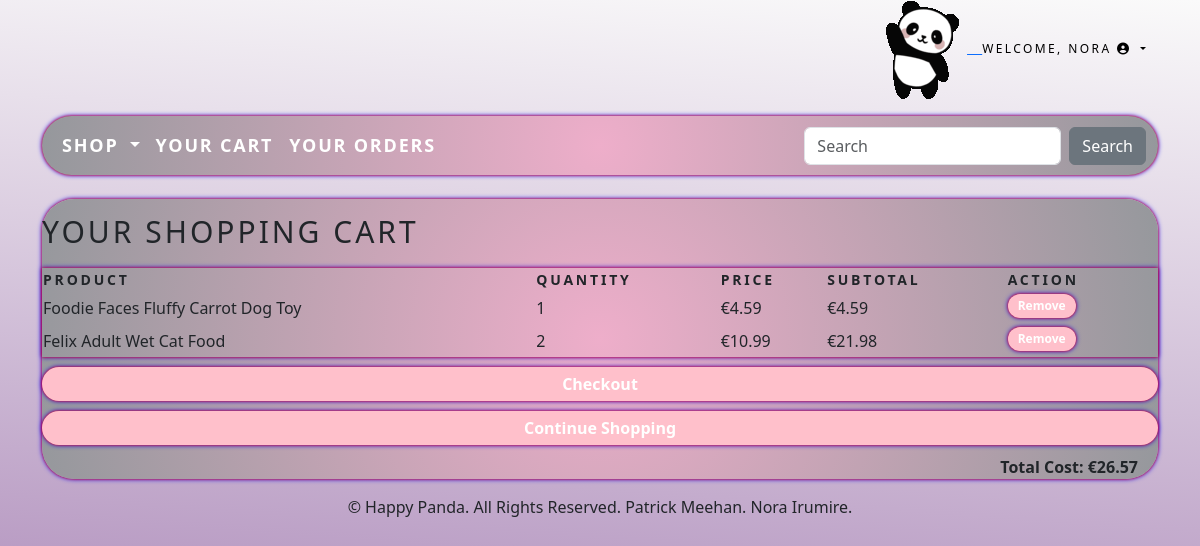
The page /cartapp/cart_detail/ (signed in) on the database as committed earlier.
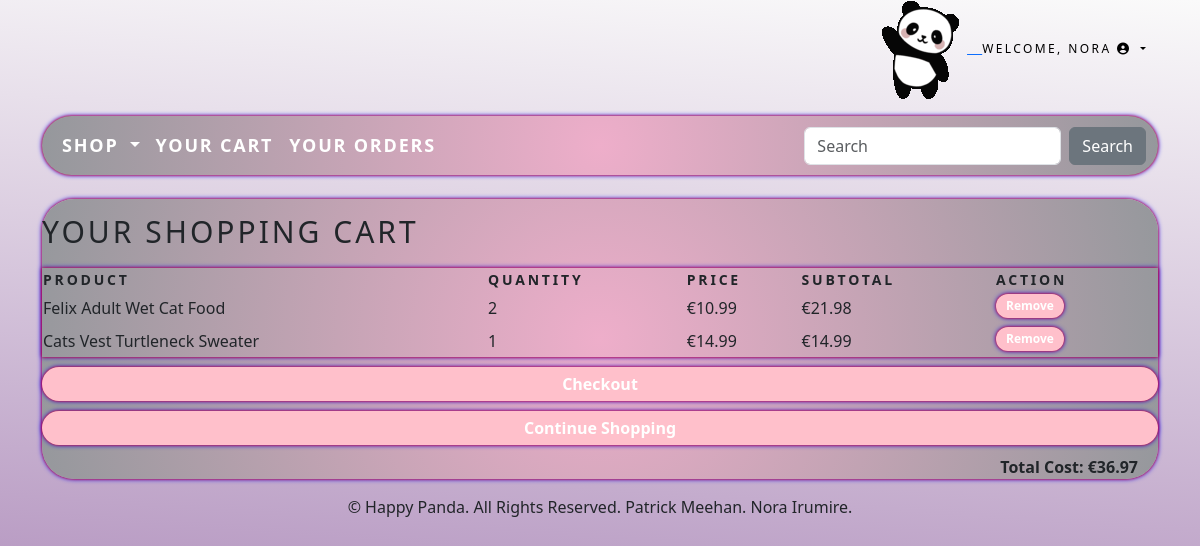
The same page on the database as committed later.
### cartapp/models.py (models this page shows, shortened)
class CartItem(models.Model):
    product = models.ForeignKey(Product, on_delete=models.CASCADE)
    cart = models.ForeignKey(Cart, on_delete=models.CASCADE)
    quantity = models.PositiveIntegerField(default=1)
    active = models.BooleanField(default=True)
    class Meta:
        db_table = 'CartItem'
    def sub_total(self):
        return self.product.price * self.quantity

### shop/models.py (models this page shows, shortened)
class Product(models.Model):
    id = models.UUIDField(
        primary_key=True,
        default=uuid.uuid4,
        editable=False)
    image_thumbnail = ImageSpecField(source='image',
                                     processors=[ResizeToFill(250,250)],
                                     format='JPEG',
                                     options={'quality':100})
    name = models.CharField(max_length=250, unique=True)
    description = models.TextField(blank = True)
    category = models.ForeignKey(Category, on_delete=models.CASCADE)
    price = models.DecimalField(max_digits=10, decimal_places=2)
    image = models.ImageField(upload_to = 'product', blank=True)
    stock = models.IntegerField()
    available = models.BooleanField(default=True)
    created = models.DateTimeField(auto_now_add=True, blank = True, null= True)
    updated = models.DateTimeField(auto_now=True, blank = True, null= True)
    pet = models.ForeignKey(Pet, on_delete=models.CASCADE)
    class Meta:
        ordering = ('name',)
        verbose_name = 'product'
        verbose_name_plural = 'products'

### cartapp/views.py (the view)
# urls.py: path('cart_detail/', views.cart_detail, name='cart_detail'),
@login_required
def cart_detail(request):
    cart = Cart.objects.filter(user=request.user).first()
    cart_items = CartItem.objects.filter(cart=cart) if cart else []
    total_cost = sum(item.sub_total() for item in cart_items) if cart else 0
    context = {
        'cart': cart,
        'cart_items': cart_items,
        'total_cost': total_cost,
    }
    return render(request, 'cart_detail.html', context)

### accounts/templatetags/auth_extras.py (called while the page is built)
@register.filter(name='has_group')
def has_group(user, group_name):
    group = Group.objects.get(name=group_name)
    return True if group in user.groups.all() else False

### shop/context_processors.py (called while the page is built)
def menu_links(request):
    links = Category.objects.all()
    return {'links':links}

### shop/models.py (called while the page is built)
    def get_absolute_url(self):
        return reverse('shop:products_by_category', args=[self.id])

### cartapp/templates/cart_detail.html
{% extends "base.html" %}
{% load static %}
{% block content %}
<div style="border-radius: 2em; box-shadow: 0 0 3px #FF0000, 0 0 5px #0000FF; background: radial-gradient(circle, rgba(238, 174, 202, 1) 0%, rgba(149, 152, 156, 1) 100%);">
    <h1 style="font-size: 30px; text-transform: uppercase; letter-spacing: .1em; padding-top: 15px; padding-bottom: 10px;">Your Shopping Cart</h1>
    <table style="width: 100%; box-shadow: 0 0 3px #FF0000, 0 0 5px #0000FF;">
        <thead>
            <tr>
                <th style="font-size: 14px; text-transform: uppercase; letter-spacing: .2em;">Product</th>
                <th style="font-size: 14px; text-transform: uppercase; letter-spacing: .2em;">Quantity</th>
                <th style="font-size: 14px; text-transform: uppercase; letter-spacing: .2em;">Price</th>
                <th style="font-size: 14px; text-transform: uppercase; letter-spacing: .2em;">Subtotal</th>
                <th style="font-size: 14px; text-transform: uppercase; letter-spacing: .2em;">Action</th>
            </tr>
        </thead>
        <tbody>
            {% for item in cart_items %}
                <tr>
                    <td>{{ item.product.name }}</td>
                    <td>{{ item.quantity }}</td>
                    <td>€{{ item.product.price }}</td>
                    <td>€{{ item.sub_total }}</td>
                    <td>
                        <a href="{% url 'cart:remove_from_cart' item.product.id %}" style="box-shadow: 0 0 3px #FF0000, 0 0 5px #0000FF; color: white; font-weight: bold; background-color: pink; border-color: pink; text-decoration: none; padding: 3px 10px; border-radius: 2em; margin-right: 10px; margin-bottom: 5px; display: inline-block; font-size: 12px;">Remove</a>
                    </td>
                </tr>
            {% endfor %}
        </tbody>
    </table>
    <a href="{% url 'cart:checkout' %}" style="box-shadow: 0 0 3px #FF0000, 0 0 5px #0000FF; color: white; font-weight: bold; background-color: pink; border-color: pink; text-decoration: none; padding: 5px 10px; border-radius: 2em; margin-top: 10px; display: block; width: 100%; text-align: center;">Checkout</a>
    <a href="{% url 'shop:all_products' %}" style="box-shadow: 0 0 3px #FF0000, 0 0 5px #0000FF; color: white; font-weight: bold; background-color: pink; border-color: pink; text-decoration: none; padding: 5px 10px; border-radius: 2em; margin-top: 10px; display: block; width: 100%; text-align: center;">Continue Shopping</a>
    <p style="font-weight: bold; text-align: right; padding-right: 20px; padding-top: 10px;">Total Cost: €{{ total_cost }}</p>
</div>
{% endblock %}

Rows that differ between the two databases and show on the page:
removed CartItem: product.name "Foodie Faces Fluffy Carrot Dog Toy", quantity "1", product.price "4.59", sub_total "4.59"
added CartItem: product.name "Cats Vest Turtleneck Sweater", quantity "1", product.price "14.99", sub_total "14.99"
Other text that changed with them:
{{ total_cost }}: "26.57" → "36.97"
